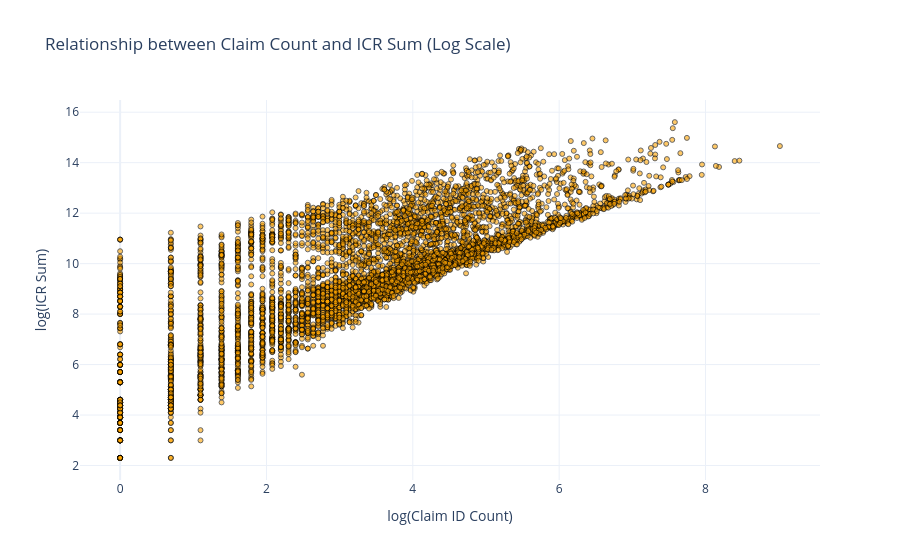

Notebook cell for this chart:
### Code cell
fig = go.Figure()

fig.add_trace(
    go.Scatter(
        x = df["ClaimId_count_log"],
        y = df["ICR_sum_log"],
        mode = 'markers',  
        marker = dict(
            size = 5,
            color = 'orange',
            opacity = 0.6,
            line = dict(width = 1, color = 'black')
        )
    )
)

fig.update_layout(
    title = "Relationship between Claim Count and ICR Sum (Log Scale)",
    xaxis_title = "log(Claim ID Count)",
    yaxis_title = "log(ICR Sum)",
    template = "plotly_white",
    hovermode = 'closest'
)

fig.show()

### Figure 1 — Plotly figure (JSON) as saved in the notebook; plotly's stock layout.template omitted (floating-point values rounded to 4 significant figures; data arrays with more than 128 entries replaced by an {"elided": "..."} marker saying what was removed)
{"data": [{"marker": {"color": "orange", "line": {"color": "black", "width": 1}, "opacity": 0.6, "size": 5}, "mode": "markers", "type": "scatter", "x": {"elided": "5410 float values"}, "y": {"elided": "5410 float values"}}], "layout": {"hovermode": "closest", "title": {"text": "Relationship between Claim Count and ICR Sum (Log Scale)"}, "xaxis": {"title": {"text": "log(Claim ID Count)"}}, "yaxis": {"title": {"text": "log(ICR Sum)"}}}}
